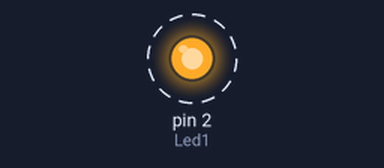
A sketch run on a simulated Arduino Uno, built with avr-gcc and run on an emulated ATmega328P. Shown: output pins drawn as LEDs (lit = HIGH). Dashed ring = blinking.

Above: at 0.5 s.
Timing chart, 0 to 4.6 s (numbered marks = the images above):
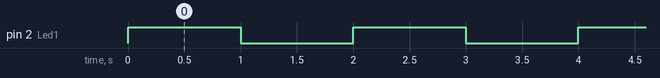

Measured:
- by itself, pin 2 (Led1): alternates HIGH for 1.0 s and LOW for 1.0 s

The sketch:

ArduinoProMini.ino
```cpp
const int Led1 = 2;

void setup() {
  pinMode(Led1, OUTPUT);
  // put your setup code here, to run once:

}

void loop() {
  digitalWrite(Led1, HIGH);
    delay(1000);
    digitalWrite(Led1, LOW);
    delay(1000);
  // put your main code here, to run repeatedly:

}
```
